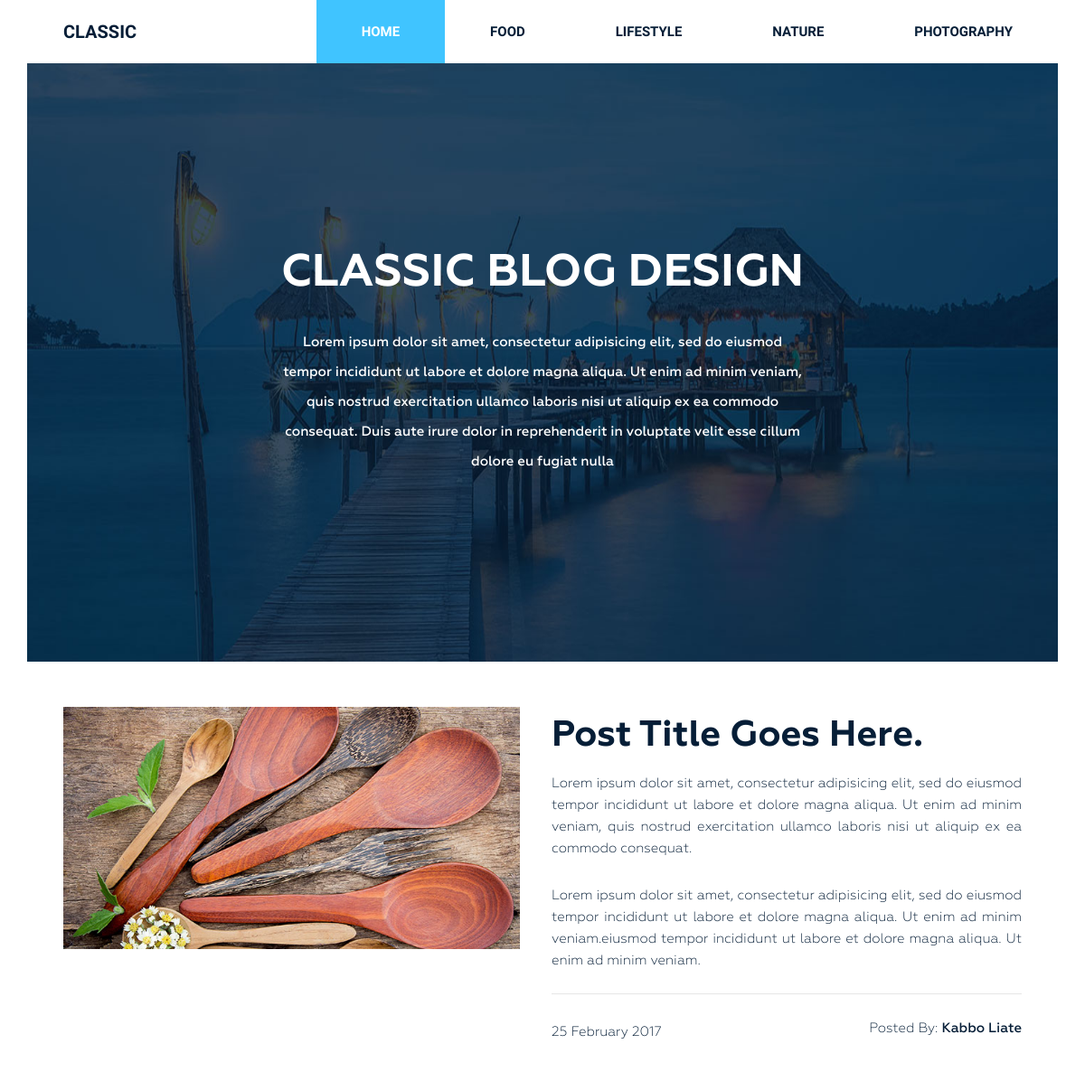
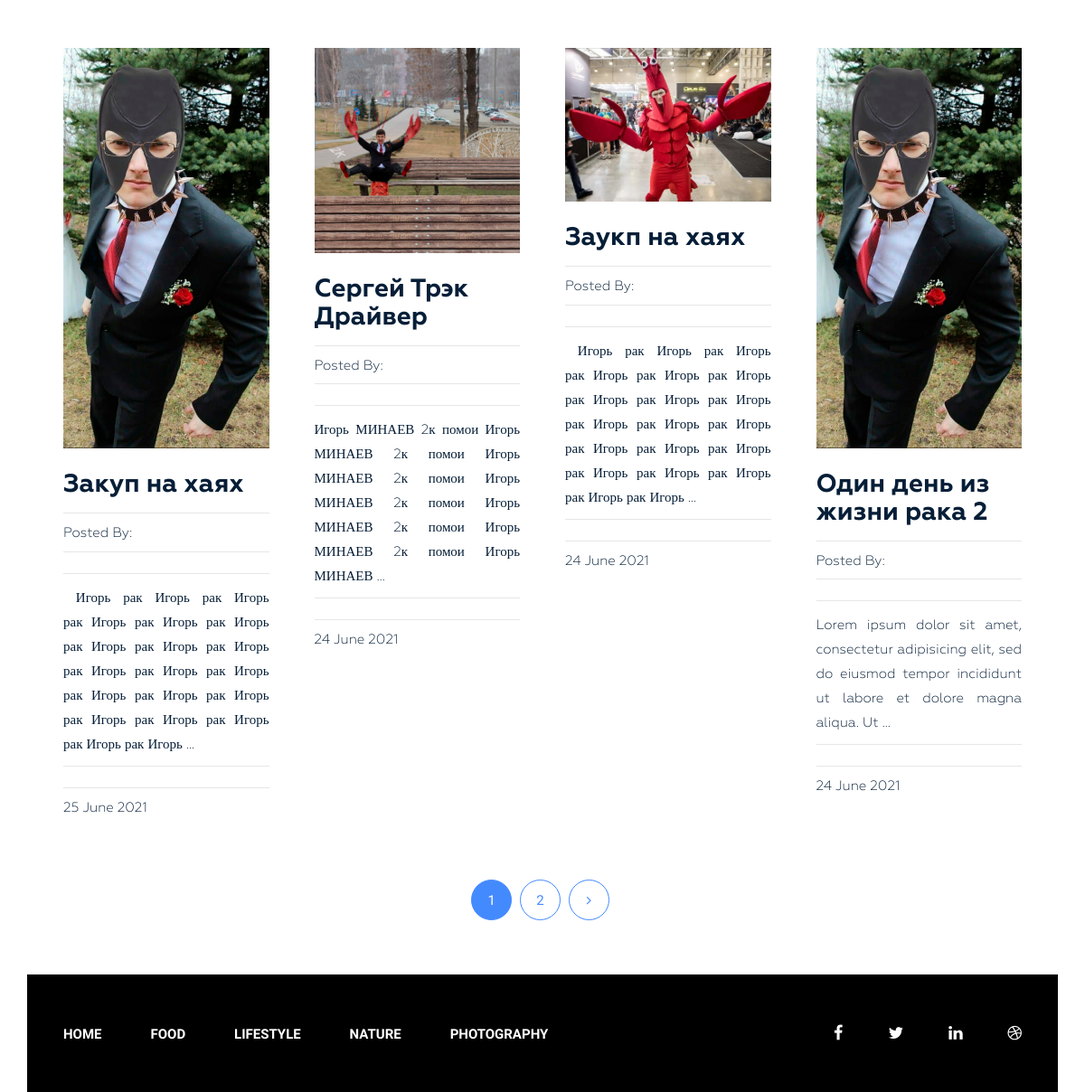
The page / on the database its author committed (2 pictures, top to bottom).
### blog/models.py (models this page shows, shortened)
class Category(models.Model):
    title = models.CharField(max_length=255)
    slug = models.SlugField(max_length=255, verbose_name='Url', unique=True)
    def __str__(self):
        return self.title
    def get_absolute_url(self):
        return reverse('category', kwargs={'slug': self.slug})
    class Meta:
        verbose_name = 'Категория'
        verbose_name_plural = "Категории"
        ordering = ['title']

class Post(models.Model):
    title = models.CharField(max_length=255)
    slug = models.SlugField(max_length=255, verbose_name='Url', unique=True)
    author = models.CharField(max_length=100)
    content = models.TextField(blank=True)
    created_at = models.DateTimeField(auto_now_add=True)
    photo = models.ImageField(upload_to='photos/%Y/%m/%d/', blank=True)
    views = models.IntegerField(default=0, verbose_name='Кол-во просмотров')
    category = models.ForeignKey(Category, on_delete=models.PROTECT, related_name='posts')
    tags = models.ManyToManyField(Tag, blank=True, related_name='posts')
    def get_absolute_url(self):
        return reverse('post', kwargs={'slug': self.slug})
    class Meta:
        verbose_name = 'Статья'
        verbose_name_plural = "Статьи"
        ordering = ['-created_at']

### blog/views.py (the view)
# urls.py: path('', Home.as_view(), name='home'),
class Home(ListView):
    model = Post
    template_name = 'blog/index.html'
    context_object_name = 'posts'
    paginate_by = 4
    def get_context_data(self, *, object_list=None, **kwargs):
        context = super().get_context_data(**kwargs)
        context['title'] = 'Classic Blog Design'
        return context

### blog/templatetags/menu.py (called while the page is built)
@register.inclusion_tag('blog/menu_tpl.html')
def show_menu(menu_class='menu'):
    categories = Category.objects.all()
    return {'categories': categories, 'menu_class':menu_class}

### blog/templates/blog/index.html (shortened to what this page needs)
{% extends 'base.html' %}
{% load static %}
{% block content %}
    <section class="bg-text-area">
        <div class="container">
            <div class="row">
                <div class="col-md-12">
                    <div class="bg-text">
                        <h3>Classic BLOG Design</h3>
                        <p>Lorem ipsum dolor sit amet, consectetur adipisicing elit, sed do eiusmod tempor incididunt ut
                            labore et dolore magna aliqua. Ut enim ad minim veniam, quis nostrud exercitation ullamco
                            laboris nisi ut aliquip ex ea commodo consequat. Duis aute irure dolor in reprehenderit in
                            voluptate velit esse cillum dolore eu fugiat nulla </p>
                    </div>
                </div>
            </div>
        </div>
    </section>
    <section class="blog-post-area">
        <div class="container">
            <div class="row">
                <div class="blog-post-area-style">
                    <div class="col-md-12">
                        <div class="single-post-big">
                            <div class="big-image">
                                <img src="{% static 'img/post-image1.jpg' %}">
                            </div>
                            <div class="big-text">
                                <h3><a href="#">Post Title Goes Here.</a></h3>
                                <p>Lorem ipsum dolor sit amet, consectetur adipisicing elit, sed do eiusmod tempor
                                    incididunt ut labore et dolore magna aliqua. Ut enim ad minim veniam, quis nostrud
                                    exercitation ullamco laboris nisi ut aliquip ex ea commodo consequat.</p>
                                <p>Lorem ipsum dolor sit amet, consectetur adipisicing elit, sed do eiusmod tempor
                                    incididunt ut labore et dolore magna aliqua. Ut enim ad minim veniam.eiusmod tempor
                                    incididunt ut labore et dolore magna aliqua. Ut enim ad minim veniam.</p>
                                <h4><span class="date">25 February 2017</span><span class="author">Posted By: <span
                                        class="author-name">Kabbo Liate</span></span>
                                </h4>
                            </div>
                        </div>
                    </div>
                    {% for post in posts %}
                        <div class="col-md-3">
                            <div class="single-post">
                                {% if post.photo %}
                                    <img src="{{ post.photo.url }}" alt="{{ post.title }}">
                                {% else %}
                                    <img src="https://picsum.photos/id/1060/300/201/?blur=2" alt="{{ post.title }}">
                                {% endif %}
                                <h3><a href="{{ post.get_absolute_url }}">{{ post.title }}</a></h3>
                                <h4><span>Posted By: </span>
                                </h4>
                                <p>{{ post.content|truncatewords_html:20|safe }}</p>
                                <h4><span>{{ post.created_at|date:"j F Y" }}</span></h4>
                            </div>
                        </div>
                    {% endfor %}
                </div>
            </div>
        </div>
        {% if page_obj.has_other_pages %}
            <div class="pegination">
                <div class="nav-links">
                    {% for p in page_obj.paginator.page_range %}
                        {% if page_obj.number == p %}
                            <span class="page-numbers current">{{ p }}</span>
                        {% elif p > page_obj.number|add:-3 and p < page_obj.number|add:3 %}
                            <a class="page-numbers" href="?page={{ p }}">{{ p }}</a>
                        {% endif %}
                    {% endfor %}
                    {% if page_obj.has_next %}
                        <a class="page-numbers" href="?page={{ page_obj.next_page_number }}"><i
                                class="fa fa-angle-right" aria-hidden="true"></i></a>
                    {% endif %}
                </div>
            </div>
        {% endif %}
    </section>
{% endblock %}

### blog/templates/blog/menu_tpl.html
<div class="{{ menu_class }}">
    <ul>
        <li><a href="{% url 'home' %}">Home</a></li>
        {% for item in categories %}
         <li><a href="{{ item.get_absolute_url }}">{{ item }}</a></li>
        {% endfor %}
    </ul>
</div>

### siteblog/static/style.css (style rules this page uses)
.wrapper header.header .menu { margin: 0 }
.wrapper header.header .menu ul { float: right; margin: 0; padding: 0; margin-right: 4px; }
.wrapper header.header .menu ul li { display: inline-block; list-style: outside none none; margin: 0 -4px 0 0; }
.wrapper header.header .menu ul li a { color: rgb(6, 30, 55); font-family: "Raleway", sans-serif; font-size: 15px; font-weight: 600; line-height: 70px; padding: 26px 50px; text-decoration: none; text-transform: uppercase; }
.wrapper header.header .menu ul li.active a { background: #40c4ff; color: #fff; }
.wrapper section.bg-text-area .bg-text { background-image: url(img/bg-iamges.jpg); background-size: 100% 100%; padding: 205px 280px; }
.wrapper section.bg-text-area .bg-text h3 { color: #fff; font-family: Geometria; font-size: 50px; font-weight: 700; text-align: center; text-transform: uppercase; margin: 0; }
.wrapper section.bg-text-area .bg-text p { color: #fff; font-family: Geometria; font-size: 15px; font-weight: 500; line-height: 33px; margin: 32px 0 0; text-align: center; }
section.blog-post-area { margin-top: 50px; }
section.blog-post-area .big-image { float: left; width: 50%; padding-right: 35px; }
section.blog-post-area .big-text { float: right; width: 50%; padding-right: 20px; }
section.blog-post-area img { width: 100%; }
section.blog-post-area .big-text h3 { margin: 10px 0 0; }
section.blog-post-area .big-text h3 a { font-family: Geometria; font-weight: 700; font-size: 40px; color: #061e37; text-decoration: none; }
section.blog-post-area .big-text p { color: #061e37; font-family: Geometria; font-size: 15px; font-weight: 400; line-height: 24px; padding-top: 18px; text-align: justify; text-decoration: none; }
section.blog-post-area .big-text h4 { margin-top: 25px; padding-top: 30px; position: relative; }
section.blog-post-area .big-text h4::before { background: #e6e6e6 none repeat scroll 0 0; content: ""; height: 1px; position: absolute; top: 0; width: 100%; }
section.blog-post-area .single-post { padding-right: 20px; margin: 100px 0px 0px; }
section.blog-post-area h4 span { font-family: Geometria; font-weight: 400; font-size: 15px; color: #061e37; text-decoration: none; }
section.blog-post-area .big-text h4 span.author { float: right }
section.blog-post-area h4 span.author-name { font-weight: 500; }
.blog-post-area .single-post h3 a { font-family: Geometria; font-size: 28px; font-weight: 700; text-decoration: none; color: #061e37; }
.blog-post-area .single-post p { color: #061e37; font-family: Geometria; font-size: 15px; font-weight: 400; line-height: 27px; padding-top: 14px; position: relative; text-align: justify; }
.blog-post-area .single-post h4 { margin-bottom: 12px; padding-top: 10px; position: relative; }
.blog-post-area .single-post h4::before { background: #e6e6e6 none repeat scroll 0 0; content: ""; height: 1px; position: absolute; top: 0; width: 100%; }
.blog-post-area .single-post p::before { background: #e6e6e6 none repeat scroll 0 0; content: ""; height: 1px; position: absolute; top: 0; width: 100%; }
.blog-post-area .single-post h3 { margin: 25px 0 15px; }
.blog-post-area .pegination { margin-top: 60px; margin-bottom: 60px; }
.blog-post-area .pegination .nav-links { margin: 0; padding: 0; text-align: center; }
.blog-post-area .pegination .nav-links .page-numbers { border: 1px solid #448aff; border-radius: 50%; color: #448aff; display: inline-block; font-family: "Roboto", sans-serif; font-size: 15px; font-weight: 400; height: 45px; line-height: 45px; list-style: outside none none; margin-right: 5px; text-align: center; width: 45px; }
.blog-post-area .blog-post-area-style { margin: 0 20px 0 40px; }
.blog-post-area .pegination .nav-links .page-numbers.current { background: #448aff; color: #fff; }
.blog-post-area .pegination .nav-links a { text-decoration: none; }
.wrapper footer.footer .footer-menu { margin: 0 }
.wrapper footer.footer .footer-menu ul { line-height: 130px; margin: 0; padding: 0; }
.wrapper footer.footer .footer-menu ul li { display: inline; list-style: outside none none; margin: 0; padding: 30px 0px; }
.wrapper footer.footer .footer-menu ul li a { color: #fff; font-family: "Raleway", sans-serif; font-size: 15px; font-weight: 600; line-height: 70px; margin-left: 40px; padding: 26px 10px 26px 0; text-decoration: none; text-transform: uppercase; }

### rows shown on the page
Category: title "FOOD"
Category: title "LIFESTYLE"
Category: title "NATURE"
Category: title "PHOTOGRAPHY"
Post: photo (picture), title "Закуп на хаях", content "Игорь рак Игорь рак Игорь рак Игорь рак Игорь рак Игорь рак Игорь рак Игорь рак Игорь рак Игорь рак Игорь рак Игорь рак Игорь рак Игорь рак Игорь рак Игорь рак Игорь рак Игорь рак Игорь рак Игорь …", created_at "25 June 2021"
Post: photo (picture), title "Сергей Трэк Драйвер", content "Игорь МИНАЕВ 2к помои Игорь МИНАЕВ 2к помои Игорь МИНАЕВ 2к помои Игорь МИНАЕВ 2к помои Игорь МИНАЕВ 2к помои Игорь МИНАЕВ 2к помои Игорь МИНАЕВ …", created_at "24 June 2021"
Post: photo (picture), title "Заукп на хаях", content "Игорь рак Игорь рак Игорь рак Игорь рак Игорь рак Игорь рак Игорь рак Игорь рак Игорь рак Игорь рак Игорь рак Игорь рак Игорь рак Игорь рак Игорь рак Игорь рак Игорь рак Игорь рак Игорь рак Игорь …", created_at "24 June 2021"
Post: photo (picture), title "Один день из жизни рака 2", content "Lorem ipsum dolor sit amet, consectetur adipisicing elit, sed do eiusmod tempor incididunt ut labore et dolore magna aliqua. Ut …", created_at "24 June 2021"

### other values the page prints
{{ p }} "1"
{{ p }} "2"
